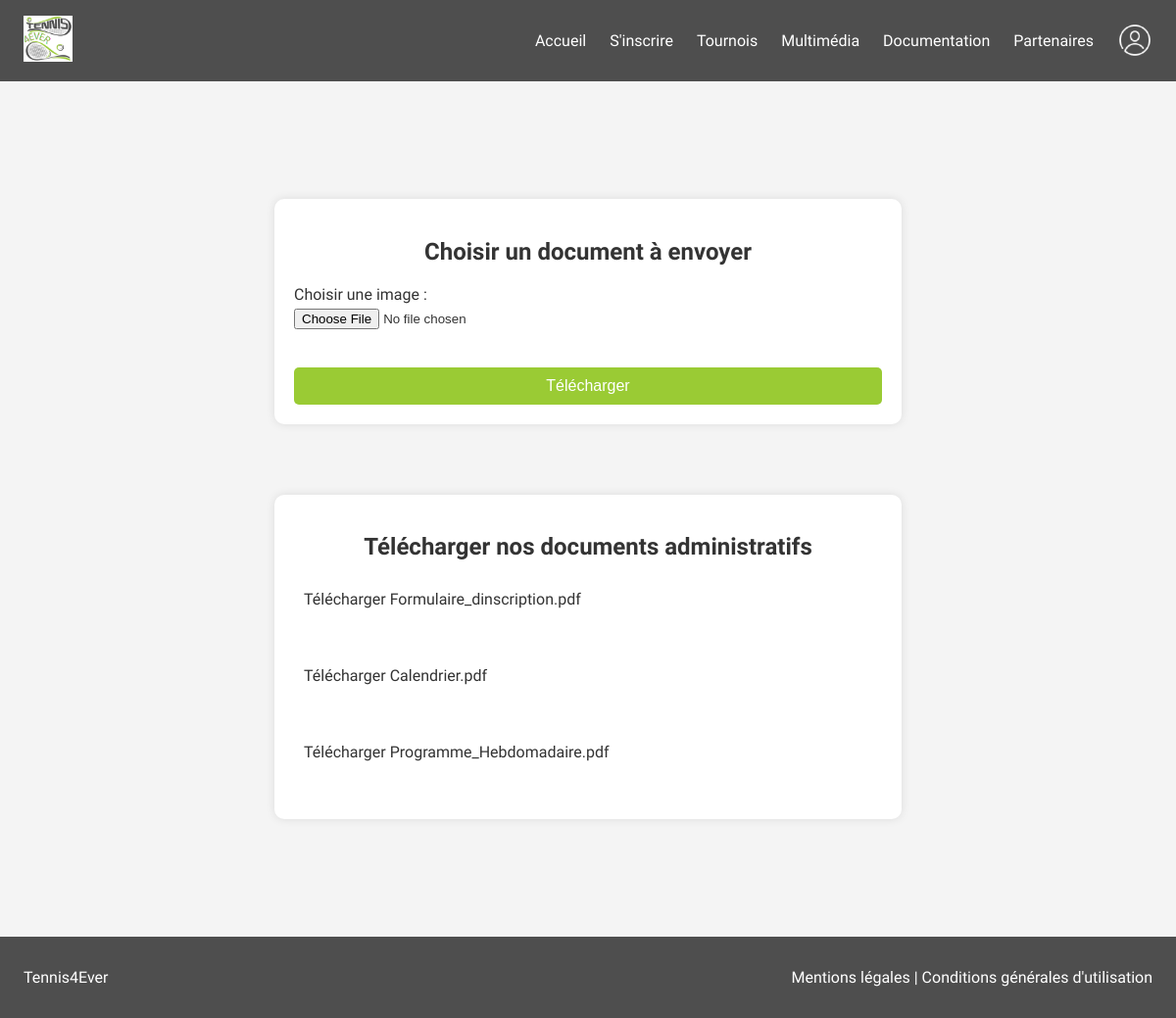
The app's page /src/Web/document.php, older data.
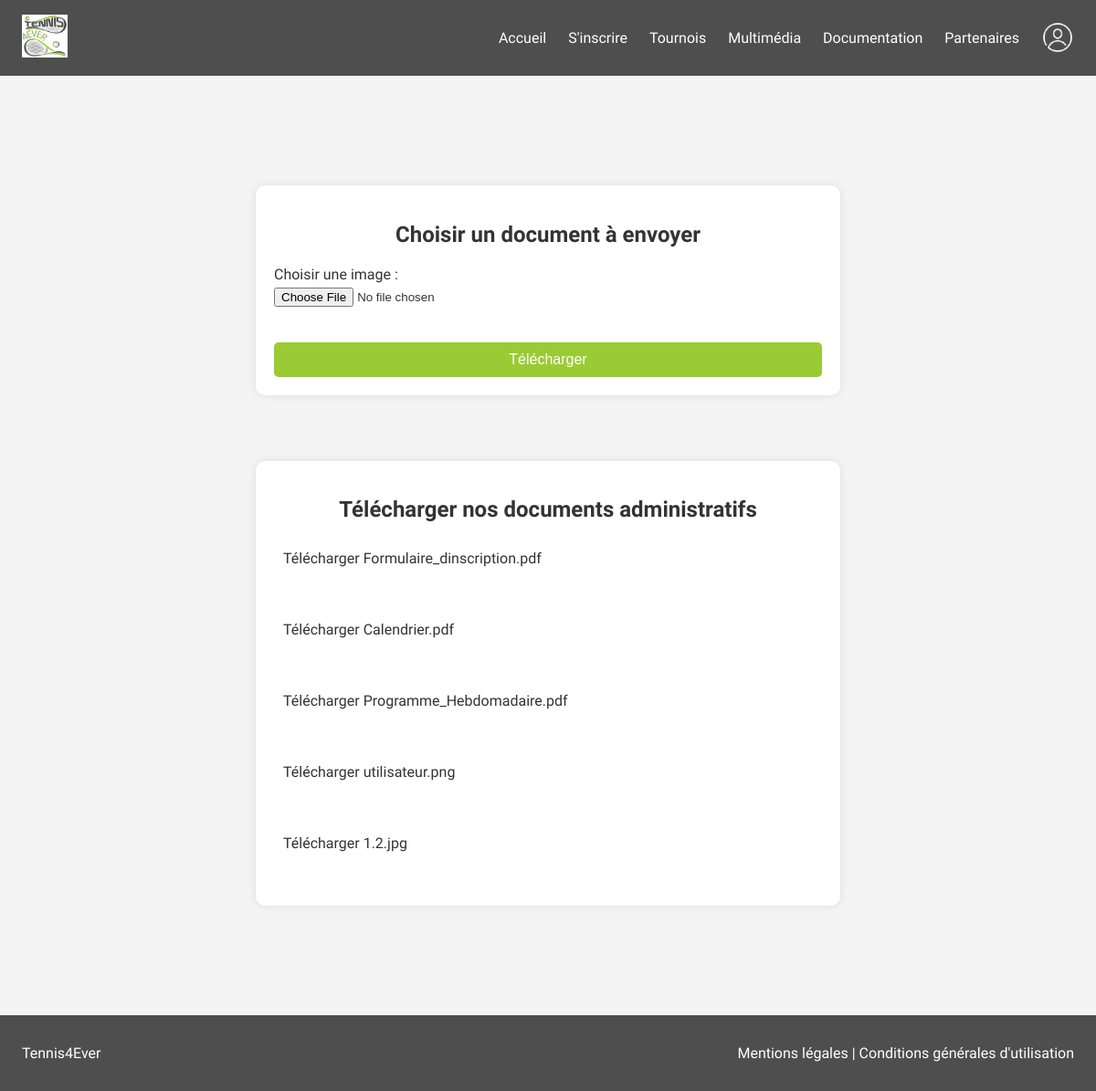
The same page, newer data.
### tables this page shows
CREATE TABLE `document_administratif` (
  `id_fichier` int(11) NOT NULL,
  `nom_fich` varchar(255) NOT NULL,
  `chemin_fich` varchar(255) NOT NULL
);

### src/Web/document.php (the view, shortened to what this page needs)
<?php
require ('header1.php');
?>
<html>
<head>
    <link href="css/documentation.css" rel="stylesheet" />
</head>
<body>
    <div class="container-docEnvoyer">
        <div class="form-container">
            <div class="docAEnvoyer">
                <h2>Choisir un document à envoyer</h2>
            </div>
            <form action="document.php" method="post" enctype="multipart/form-data">
                <label for="image">Choisir une image :</label>
                <input type="file" name="image" accept="image/*" required>
                <br>
                <input type="submit" value="Télécharger">
            </form>
        </div>
    </div>
    <div class="telecharger">
        <div class="form-container">
            <h2>Télécharger nos documents administratifs</h2>
            <?php
            require ('connexion.php');
            $conn->set_charset('utf8mb4');
            $sql = "SELECT id_fichier, nom_fich, chemin_fich FROM document_administratif";
            $result = $conn->query($sql);
            if ($result && $result->num_rows > 0) {
                while ($row = $result->fetch_assoc()) {
                    echo "<a href='" . htmlspecialchars($row["chemin_fich"], ENT_QUOTES, 'UTF-8') . "' download>Télécharger " . htmlspecialchars($row["nom_fich"], ENT_QUOTES, 'UTF-8') . "</a><br>";
                }
            } else {
                echo "<div class='no-documents'>Aucun document trouvé.</div>";
            }
            ?>
        </div>
    </div>
    <?php
    require ('footer.php');
    ?>
</body>
</html>

Row changes from the older to the newer data that the page shows:
added document_administratif: nom_fich "utilisateur.png"
added document_administratif: nom_fich "1.2.jpg"
